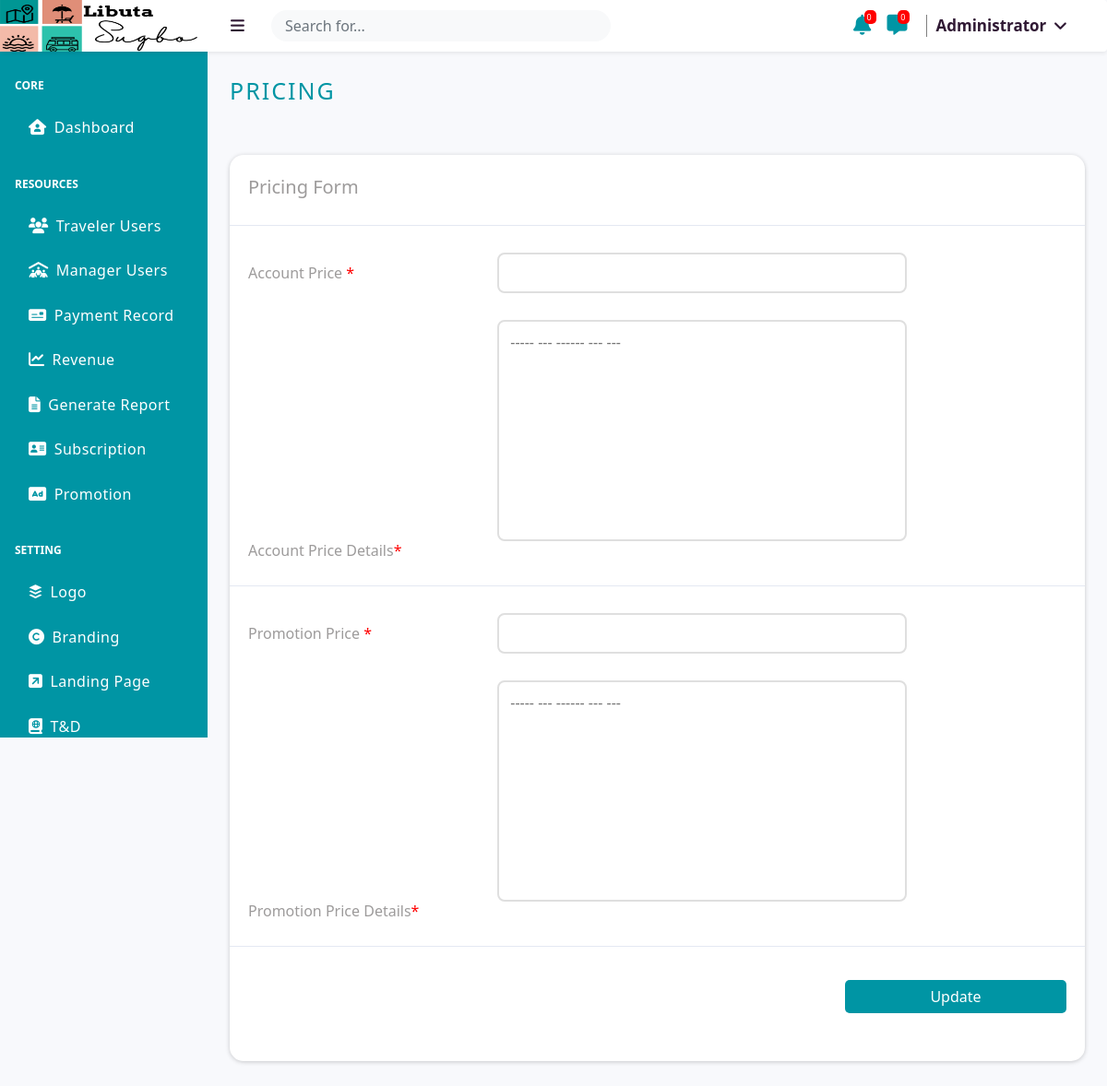
The page /src/administrator/pricing.php (signed in) on the database as committed earlier.
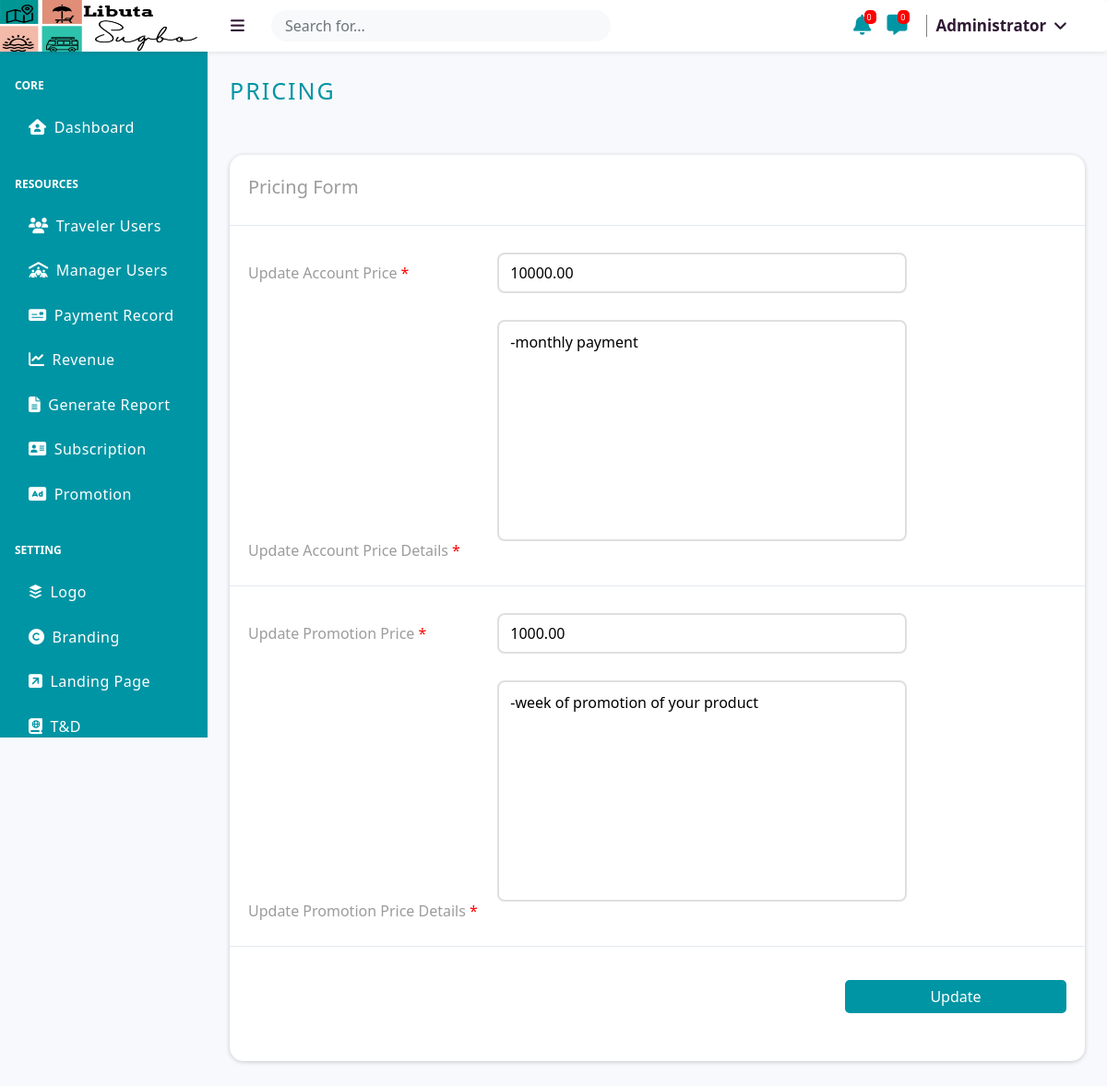
The same page on the database as committed later.
### tables this page shows
CREATE TABLE `pricing` (
  `id` int(255) NOT NULL,
  `account_pricing` decimal(10,2) NOT NULL,
  `account_details` longtext NOT NULL,
  `promotion_pricing` decimal(10,2) NOT NULL,
  `promotion_details` longtext NOT NULL
);

### class/Gcash.php (called while the page is built, shortened)
<?php
class Gcash extends User
{
    public function GetPricing()
    {
        $con = $this->GetConnection();
        $stmt = $con->prepare("SELECT * FROM pricing");
        $stmt->execute();
        return $stmt->fetch(PDO::FETCH_OBJ);
    }
}

### src/administrator/pricing.php (the view, shortened to what the changed rows need)
<?php
     $Gcash = new Gcash;
     $GetPricing = $Gcash->GetPricing();
     $account_pricing = '';
     $account_details = '';
     $promotion_pricing = '';
     $promotion_details = '';
     if($GetPricing){
        $account_pricing = $GetPricing->account_pricing;
        $account_details = $GetPricing->account_details;
        $promotion_pricing = $GetPricing->promotion_pricing;
        $promotion_details = $GetPricing->promotion_details;
     }
?>
<!DOCTYPE html>
<html lang="en">
<head>
    <link rel="stylesheet" href="../public/css/default.css?v=3">
    <link rel="stylesheet" href="../public/css/user_style.css?v=3">
</head>
<body class="sb-nav-fixed">
    <div id="layoutSidenav">
        <div id="layoutSidenav_content">
            <main>
                <div class="container-fluid px-4">
                      <div class="hide-dash">
                        <div class="form-container-user">
                            <form id="submitForm">
                                <div class="rowss">
                                    <div id="id_div">
                                        <?php if($GetPricing): ?>
                                            <p>Update Account Price <span style="color:red;">*</span></p>
                                        <?php else: ?>
                                            <p>Account Price <span style="color:red;">*</span></p>
                                        <?php endif; ?>
                                    </div>
                                    <div id="idcontent">
                                            <input type="number" name="price_ac" required  id="price_ac" value="<?php echo $account_pricing; ?>" class="focusinput">
                                    </div>
                                    <div id="id_div">
                                        <?php if($GetPricing): ?>
                                            <p>Update Account Price Details <span style="color:red;">*</span></p>
                                        <?php else: ?>
                                            <p>Account Price Details<span style="color:red;">*</span></p>
                                        <?php endif; ?>
                                    </div>
                                    <div id="idcontent">
                                        <textarea name="description_acc_price" id="description" placeholder="----- --- ------ --- ---" class="focusinput"><?php echo $account_details; ?></textarea>
                                    </div>
                                </div>
                                <div class="rowss">
                                    <div id="id_div">
                                            <?php if($GetPricing): ?>
                                                <p>Update Promotion Price <span style="color:red;">*</span></p>
                                            <?php else: ?>
                                                <p>Promotion Price <span style="color:red;">*</span></p>
                                            <?php endif; ?>
                                        </div>
                                        <div id="idcontent">
                                            <input type="number" name="price_pr" required id="price_pr" value="<?php echo $promotion_pricing; ?>" class="focusinput">
                                        </div>
                                        <div id="id_div">
                                            <?php if($GetPricing): ?>
                                                <p>Update Promotion Price Details <span style="color:red;">*</span></p>
                                            <?php else: ?>
                                                <p>Promotion Price Details<span style="color:red;">*</span></p>
                                            <?php endif; ?>
                                        </div>
                                    <div id="idcontent">
                                            <textarea name="description_pr_price" id="description" placeholder="----- --- ------ --- ---" class="focusinput"><?php echo $promotion_details; ?></textarea>
                                    </div>
                                </div>
                                <div class="button-add-emp" id="logo-btn">
                                    <button type="submit" id="buttonss">
                                            <?php if($GetPricing): ?>
                                                <span id="spansubmit">Update</span>
                                            <?php else: ?>
                                                <span id="spansubmit">Update</span>
                                            <?php endif; ?>
                                    </button>
                                </div>
                            </form>
                        </div>
                        <br>
                        <br>
                    </div>
                </div>
            </main>
        </div>
    </div>
</body>
</html>

Rows that differ between the two databases and show on the page:
added pricing: price_ac "10000.00", description_acc_price "-monthly payment", price_pr "1000.00", description_pr_price "-week of promotion of your product"
Other text that changed with them:
text no longer shown: "Account Price Account Price Details Promotion Price Promotion Price Details"
text now shown: "Update Account Price Update Account Price Details Update Promotion Price Update Promotion Price Details"
